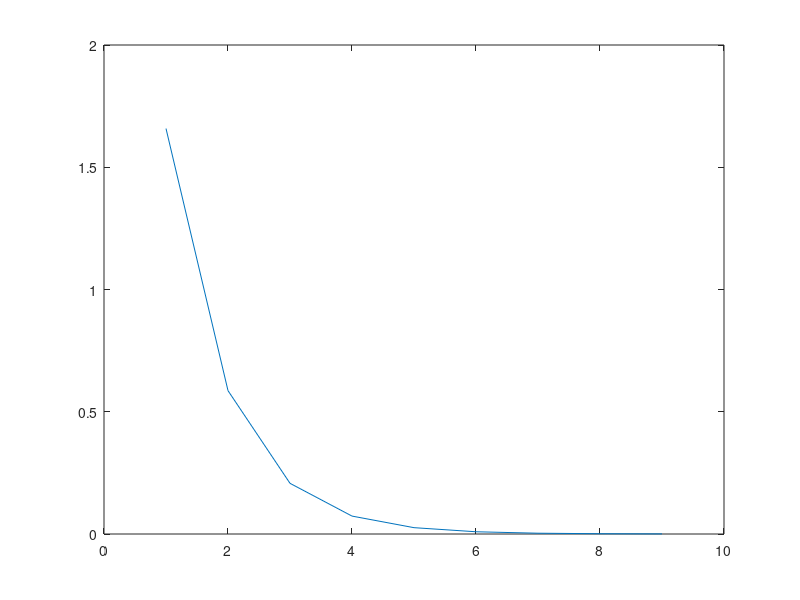

MATLAB code for this plot:
%
clear all;

sem = [0; 0; 0];
tresh = 0.001;


dif = 10;

idx = 1;
while dif > tresh
   it = [(2 + sem(2))/4; (6 + sem(1)+ sem(3))/4; (2 + sem(2))/4];
   
   dif = norm(it - sem);
   
   sem = it;
   erJ(idx) = dif;
   idx = idx+1;
end
plot(erJ)



sem = [0; 0; 0];
idx = 1;





